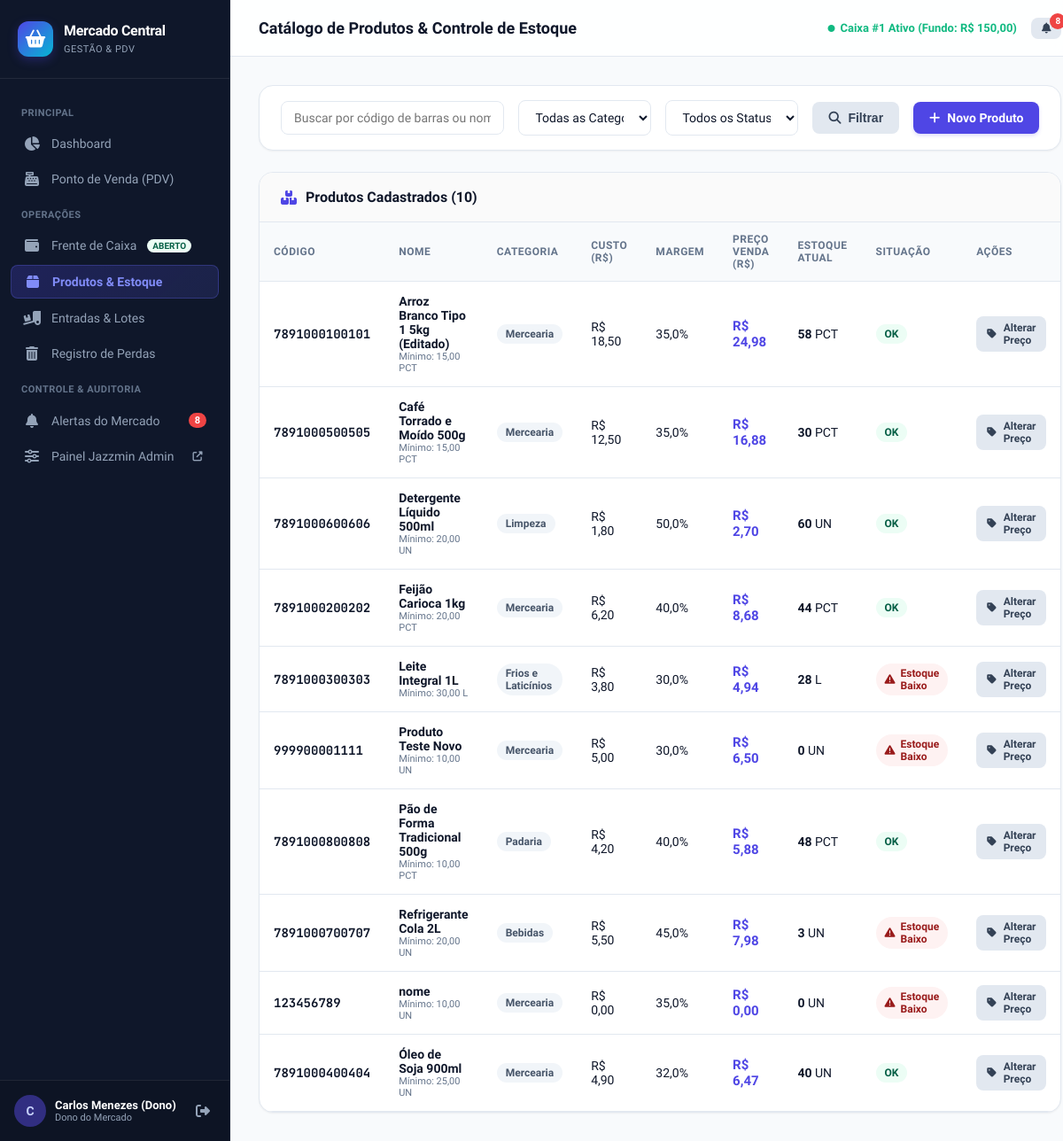
Page /produtos/ (signed in) on the committed database.
### mercado/models.py (models this page shows, shortened)
class Usuario(AbstractUser):
    PAPEIS = (
        ('DONO', 'Dono do Mercado'),
        ('GERENTE', 'Gerente'),
        ('OPERADOR', 'Operador de Caixa'),
        ('ESTOQUISTA', 'Estoquista'),
    )
    papel = models.CharField(max_length=20, choices=PAPEIS, default='OPERADOR', verbose_name='Papel')
    class Meta:
        verbose_name = 'Usuário'
        verbose_name_plural = 'Usuários'

class Caixa(models.Model):
    operador = models.ForeignKey(Usuario, on_delete=models.PROTECT, related_name='caixas', verbose_name='Operador')
    aberto = models.BooleanField(default=True, verbose_name='Caixa Aberto?')
    data_abertura = models.DateTimeField(default=timezone.now, blank=True, verbose_name='Data de Abertura')
    data_fechamento = models.DateTimeField(null=True, blank=True, verbose_name='Data de Fechamento')
    fundo_troco_inicial = models.DecimalField(max_digits=10, decimal_places=2, default=0, verbose_name='Fundo de Troco Inicial (R$)')
    valor_fisico_conferido = models.DecimalField(max_digits=10, decimal_places=2, null=True, blank=True, verbose_name='Valor Físico Conferido (R$)')
    valor_sistema = models.DecimalField(max_digits=10, decimal_places=2, default=0, verbose_name='Valor Esperado no Sistema (R$)')
    observacao = models.TextField(blank=True, null=True, verbose_name='Observação do Fechamento')
    class Meta:
        verbose_name = 'Caixa'
        verbose_name_plural = 'Caixas'
        ordering = ['-data_abertura']

class Produto(models.Model):
    CATEGORIAS = (
        ('MERCEARIA', 'Mercearia'),
        ('BEBIDAS', 'Bebidas'),
        ('HORTIFRUTI', 'Hortifruti'),
        ('PADARIA', 'Padaria'),
        ('AÇOUGUE', 'Açougue'),
        ('FRIOS', 'Frios e Laticínios'),
        ('LIMPEZA', 'Limpeza'),
        ('HIGIENE', 'Higiene Pessoal'),
        ('OUTROS', 'Outros'),
    )
    UNIDADES = (
        ('UN', 'Unidade (UN)'),
        ('KG', 'Quilo (KG)'),
        ('L', 'Litro (L)'),
        ('CX', 'Caixa (CX)'),
        ('PCT', 'Pacote (PCT)'),
    )
    codigo = models.CharField(max_length=50, unique=True, verbose_name='Código de Barras / Código')
    nome = models.CharField(max_length=150, verbose_name='Nome do Produto')
    categoria = models.CharField(max_length=30, choices=CATEGORIAS, default='MERCEARIA', verbose_name='Categoria')
    unidade = models.CharField(max_length=10, choices=UNIDADES, default='UN', verbose_name='Unidade de Medida')
    estoque_minimo = models.DecimalField(max_digits=10, decimal_places=2, default=5, verbose_name='Estoque Mínimo')
    preco_custo = models.DecimalField(max_digits=10, decimal_places=2, default=0, verbose_name='Preço de Custo (R$)')
    margem_lucro = models.DecimalField(max_digits=5, decimal_places=2, default=30.00, verbose_name='Margem de Lucro (%)')
    preco_venda = models.DecimalField(max_digits=10, decimal_places=2, default=0, verbose_name='Preço de Venda (R$)')
    ativo = models.BooleanField(default=True, verbose_name='Ativo')
    data_criacao = models.DateTimeField(auto_now_add=True)
    class Meta:
        verbose_name = 'Produto'
        verbose_name_plural = 'Produtos'
        ordering = ['nome']
    @property
    def estoque_atual(self) -> Decimal:
        total = self.lotes.filter(quantidade__gt=0).aggregate(total=models.Sum('quantidade'))['total']
        return Decimal(str(total or 0))
    def precisa_alerta_estoque(self) -> bool:
        return self.estoque_atual <= self.estoque_minimo

### mercado/views.py (the view)
# urls.py: path('produtos/', views.produto_lista_view, name='produto_lista'),
@login_required
def produto_lista_view(request):
    query = request.GET.get('q', '').strip()
    categoria = request.GET.get('categoria', '')
    filtro_status = request.GET.get('status', '')
    produtos = Produto.objects.filter(ativo=True).prefetch_related('lotes')
    if query:
        produtos = produtos.filter(Q(nome__icontains=query) | Q(codigo__icontains=query))
    if categoria:
        produtos = produtos.filter(categoria=categoria)
    lista_final = []
    for p in produtos:
        alerta_baixo = p.precisa_alerta_estoque()
        if filtro_status == 'baixo' and not alerta_baixo:
            continue
        lista_final.append({
            'obj': p,
            'estoque': p.estoque_atual,
            'alerta_baixo': alerta_baixo
        })
    context = {
        'produtos': lista_final,
        'categorias': Produto.CATEGORIAS,
        'query': query,
        'categoria_selecionada': categoria,
        'status_selecionado': filtro_status,
    }
    return render(request, 'mercado/produtos/lista.html', context)

### mercado/context_processors.py (called while the page is built)
def alertas_context(request):
    if request.user.is_authenticated:
        alertas_pendentes = Alerta.objects.filter(visto=False).order_by('-data_criacao')[:10]
        total_alertas = Alerta.objects.filter(visto=False).count()
        caixa_aberto = Caixa.objects.filter(aberto=True, operador=request.user).first()
        if not caixa_aberto and request.user.papel in ['DONO', 'GERENTE']:
            caixa_aberto = Caixa.objects.filter(aberto=True).first()
        return {
            'alertas_pendentes': alertas_pendentes,
            'total_alertas': total_alertas,
            'caixa_aberto_usuario': caixa_aberto,
        }
    return {
        'alertas_pendentes': [],
        'total_alertas': 0,
        'caixa_aberto_usuario': None,
    }

### templates/mercado/produtos/lista.html (shortened to what this page needs)
{% extends 'base.html' %}
{% block page_title %}Catálogo de Produtos &amp; Controle de Estoque{% endblock %}
{% block content %}
<div class="card" style="margin-bottom: 24px;">
  <div class="card-body" style="padding: 16px 24px;">
    <form method="get" style="display: flex; gap: 16px; flex-wrap: wrap; align-items: center;">
      <div style="flex: 2; min-width: 200px;">
        <input type="text" name="q" value="{{ query }}" class="form-control" placeholder="Buscar por código de barras ou nome do produto...">
      </div>
      <div style="flex: 1; min-width: 150px;">
        <select name="categoria" class="form-select">
          <option value="">Todas as Categorias</option>
        </select>
      </div>
      <div style="flex: 1; min-width: 150px;">
        <select name="status" class="form-select">
          <option value="">Todos os Status</option>
        </select>
      </div>
      <button type="submit" class="btn btn-secondary">
        <i class="fas fa-search"></i> Filtrar
      </button>
      {% if user.papel != 'OPERADOR' %}
        <a href="{% url 'produto_criar' %}" class="btn btn-primary" style="margin-left: auto;">
          <i class="fas fa-plus"></i> Novo Produto
        </a>
      {% endif %}
    </form>
  </div>
</div>
<div class="card">
  <div class="card-header">
    <h3><i class="fas fa-boxes" style="color: var(--primary);"></i> Produtos Cadastrados ({{ produtos|length }})</h3>
  </div>
  <div class="table-responsive">
    <table class="custom-table">
      <thead>
        <tr>
          <th>Código</th>
          <th>Nome</th>
          <th>Categoria</th>
          <th>Custo (R$)</th>
          <th>Margem</th>
          <th>Preço Venda (R$)</th>
          <th>Estoque Atual</th>
          <th>Situação</th>
          <th>Ações</th>
        </tr>
      </thead>
      <tbody>
        {% for item in produtos %}
          <tr>
            <td><code style="font-family: var(--font-mono); font-weight: bold;">{{ item.obj.codigo }}</code></td>
            <td>
              <strong>{{ item.obj.nome }}</strong>
              <div style="font-size: 11px; color: var(--text-muted);">Mínimo: {{ item.obj.estoque_minimo }} {{ item.obj.unidade }}</div>
            </td>
            <td><span class="badge badge-neutral">{{ item.obj.get_categoria_display }}</span></td>
            <td>R$ {{ item.obj.preco_custo|floatformat:2 }}</td>
            <td>{{ item.obj.margem_lucro|floatformat:1 }}%</td>
            <td><strong style="color: var(--primary); font-size: 15px;">R$ {{ item.obj.preco_venda|floatformat:2 }}</strong></td>
            <td>
              <strong>{{ item.estoque }}</strong> {{ item.obj.unidade }}
            </td>
            <td>
              {% if item.alerta_baixo %}
                <span class="badge badge-danger">
                  <i class="fas fa-exclamation-triangle"></i> Estoque Baixo
                </span>
              {% else %}
                <span class="badge badge-success">OK</span>
              {% endif %}
            </td>
            <td>
              {% if user.papel != 'OPERADOR' %}
                <a href="{% url 'produto_alterar_preco' item.obj.id %}" class="btn btn-sm btn-secondary" title="Alterar Preço de Venda">
                  <i class="fas fa-tag"></i> Alterar Preço
                </a>
              {% endif %}
            </td>
          </tr>
        {% empty %}
          <tr>
            <td colspan="9" style="text-align: center; color: var(--text-muted); padding: 40px;">
              Nenhum produto encontrado com os filtros selecionados.
            </td>
          </tr>
        {% endfor %}
      </tbody>
    </table>
  </div>
</div>
{% endblock %}

### templates/base.html (shortened to what this page needs)
{% load static %}
<!DOCTYPE html>
<html lang="pt-br">
<head>
  <link rel="stylesheet" href="https://cdnjs.cloudflare.com/ajax/libs/font-awesome/6.5.1/css/all.min.css">
  <link rel="stylesheet" href="{% static 'css/custom.css' %}">
</head>
<body>
  <aside class="app-sidebar">
    <div class="brand-header">
      <div class="brand-icon">
        <i class="fas fa-shopping-basket"></i>
      </div>
      <div class="brand-text">
        <h1>Mercado Central</h1>
        <span>Gestão &amp; PDV</span>
      </div>
    </div>
    <ul class="sidebar-menu">
      <li class="menu-section-title">Principal</li>
      <li>
        <a href="{% url 'dashboard' %}" class="{% if request.resolver_match.url_name == 'dashboard' %}active{% endif %}">
          <i class="fas fa-chart-pie"></i>
          <span>Dashboard</span>
        </a>
      </li>
      <li>
        <a href="{% url 'pdv' %}" class="{% if request.resolver_match.url_name == 'pdv' %}active{% endif %}">
          <i class="fas fa-cash-register"></i>
          <span>Ponto de Venda (PDV)</span>
        </a>
      </li>
      <li class="menu-section-title">Operações</li>
      <li>
        <a href="{% url 'caixa_status' %}" class="{% if 'caixa' in request.resolver_match.url_name %}active{% endif %}">
          <i class="fas fa-wallet"></i>
          <span>Frente de Caixa</span>
          {% if caixa_aberto_usuario %}
            <span class="badge badge-success" style="font-size: 10px; padding: 2px 6px;">ABERTO</span>
          {% else %}
            <span class="badge badge-neutral" style="font-size: 10px; padding: 2px 6px;">FECHADO</span>
          {% endif %}
        </a>
      </li>
      <li>
        <a href="{% url 'produto_lista' %}" class="{% if 'produto' in request.resolver_match.url_name %}active{% endif %}">
          <i class="fas fa-box"></i>
          <span>Produtos &amp; Estoque</span>
        </a>
      </li>
      <li>
        <a href="{% url 'entrada_lista' %}" class="{% if 'entrada' in request.resolver_match.url_name %}active{% endif %}">
          <i class="fas fa-truck-loading"></i>
          <span>Entradas &amp; Lotes</span>
        </a>
      </li>
      <li>
        <a href="{% url 'perda_lista' %}" class="{% if 'perda' in request.resolver_match.url_name %}active{% endif %}">
          <i class="fas fa-trash-alt"></i>
          <span>Registro de Perdas</span>
        </a>
      </li>
      <li class="menu-section-title">Controle &amp; Auditoria</li>
      <li>
        <a href="{% url 'alerta_lista' %}" class="{% if 'alerta' in request.resolver_match.url_name %}active{% endif %}">
          <i class="fas fa-bell"></i>
          <span>Alertas do Mercado</span>
          {% if total_alertas > 0 %}
            <span class="menu-badge">{{ total_alertas }}</span>
          {% endif %}
        </a>
      </li>
      {% if user.is_staff %}
      <li>
        <a href="/admin/" target="_blank">
          <i class="fas fa-sliders-h"></i>
          <span>Painel Jazzmin Admin</span>
          <i class="fas fa-external-link-alt" style="font-size: 11px; margin-left: auto;"></i>
        </a>
      </li>
      {% endif %}
    </ul>
    <div class="sidebar-footer">
      <div class="user-card">
        <div class="user-avatar">
          {{ user.first_name|default:user.username|slice:":1"|upper }}
        </div>
        <div class="user-info">
          <div class="name">{{ user.get_full_name|default:user.username }}</div>
          <div class="role">{{ user.get_papel_display }}</div>
        </div>
      </div>
      <a href="{% url 'logout' %}" class="btn-logout" title="Sair do Sistema">
        <i class="fas fa-sign-out-alt"></i>
      </a>
    </div>
  </aside>
  <main class="app-main">
    <header class="top-navbar">
      <div class="navbar-title">
        <h2>{% block page_title %}Dashboard{% endblock %}</h2>
      </div>
      <div class="navbar-actions">
        {% if caixa_aberto_usuario %}
          <div style="font-size: 13px; color: var(--success); font-weight: 600; display: flex; align-items: center; gap: 6px;">
            <i class="fas fa-circle" style="font-size: 8px;"></i>
            <span>Caixa #{{ caixa_aberto_usuario.id }} Ativo (Fundo: R$ {{ caixa_aberto_usuario.fundo_troco_inicial }})</span>
          </div>
        {% else %}
          <a href="{% url 'caixa_abrir' %}" class="btn btn-sm btn-primary">
            <i class="fas fa-key"></i> Abrir Caixa
          </a>
        {% endif %}
        <a href="{% url 'alerta_lista' %}" class="btn btn-sm btn-secondary" style="position: relative;" title="Alertas">
          <i class="fas fa-bell"></i>
          {% if total_alertas > 0 %}
            <span style="position: absolute; top: -5px; right: -5px; background: var(--danger); color: #fff; border-radius: 9999px; width: 18px; height: 18px; font-size: 10px; display: flex; align-items: center; justify-content: center; font-weight: bold;">
              {{ total_alertas }}
            </span>
          {% endif %}
        </a>
      </div>
    </header>
    <div class="page-content">
      {% block content %}{% endblock %}
    </div>
  </main>
</body>
</html>

### rows in the picture
Usuario: first_name "C", get_full_name "Carlos Menezes (Dono)", papel "Dono do Mercado"
Caixa: id "1", fundo_troco_inicial "150,00"
Produto: obj.codigo "7891000100101", obj.nome "Arroz Branco Tipo 1 5kg (Editado)", obj.estoque_minimo "15,00", obj.unidade "PCT", obj.categoria "Mercearia", obj.preco_custo "18,50", obj.margem_lucro "35,0", obj.preco_venda "24,98", estoque "58", shows "OK"
Produto: obj.codigo "7891000500505", obj.nome "Café Torrado e Moído 500g", obj.estoque_minimo "15,00", obj.unidade "PCT", obj.categoria "Mercearia", obj.preco_custo "12,50", obj.margem_lucro "35,0", obj.preco_venda "16,88", estoque "30", shows "OK"
Produto: obj.codigo "7891000600606", obj.nome "Detergente Líquido 500ml", obj.estoque_minimo "20,00", obj.unidade "UN", obj.categoria "Limpeza", obj.preco_custo "1,80", obj.margem_lucro "50,0", obj.preco_venda "2,70", estoque "60", shows "OK"
Produto: obj.codigo "7891000200202", obj.nome "Feijão Carioca 1kg", obj.estoque_minimo "20,00", obj.unidade "PCT", obj.categoria "Mercearia", obj.preco_custo "6,20", obj.margem_lucro "40,0", obj.preco_venda "8,68", estoque "44", shows "OK"
Produto: obj.codigo "7891000300303", obj.nome "Leite Integral 1L", obj.estoque_minimo "30,00", obj.unidade "L", obj.categoria "Frios e Laticínios", obj.preco_custo "3,80", obj.margem_lucro "30,0", obj.preco_venda "4,94", estoque "28", shows "Estoque Baixo"
Produto: obj.codigo "999900001111", obj.nome "Produto Teste Novo", obj.estoque_minimo "10,00", obj.unidade "UN", obj.categoria "Mercearia", obj.preco_custo "5,00", obj.margem_lucro "30,0", obj.preco_venda "6,50", estoque "0", shows "Estoque Baixo"
Produto: obj.codigo "7891000800808", obj.nome "Pão de Forma Tradicional 500g", obj.estoque_minimo "10,00", obj.unidade "PCT", obj.categoria "Padaria", obj.preco_custo "4,20", obj.margem_lucro "40,0", obj.preco_venda "5,88", estoque "48", shows "OK"
Produto: obj.codigo "7891000700707", obj.nome "Refrigerante Cola 2L", obj.estoque_minimo "20,00", obj.unidade "UN", obj.categoria "Bebidas", obj.preco_custo "5,50", obj.margem_lucro "45,0", obj.preco_venda "7,98", estoque "3", shows "Estoque Baixo"
Produto: obj.codigo "123456789", obj.nome "nome", obj.estoque_minimo "10,00", obj.unidade "UN", obj.categoria "Mercearia", obj.preco_custo "0,00", obj.margem_lucro "35,0", obj.preco_venda "0,00", estoque "0", shows "Estoque Baixo"
Produto: obj.codigo "7891000400404", obj.nome "Óleo de Soja 900ml", obj.estoque_minimo "25,00", obj.unidade "UN", obj.categoria "Mercearia", obj.preco_custo "4,90", obj.margem_lucro "32,0", obj.preco_venda "6,47", estoque "40", shows "OK"

### other values in the picture
{{ total_alertas }} "8"
{{ produtos|length }} "10"
